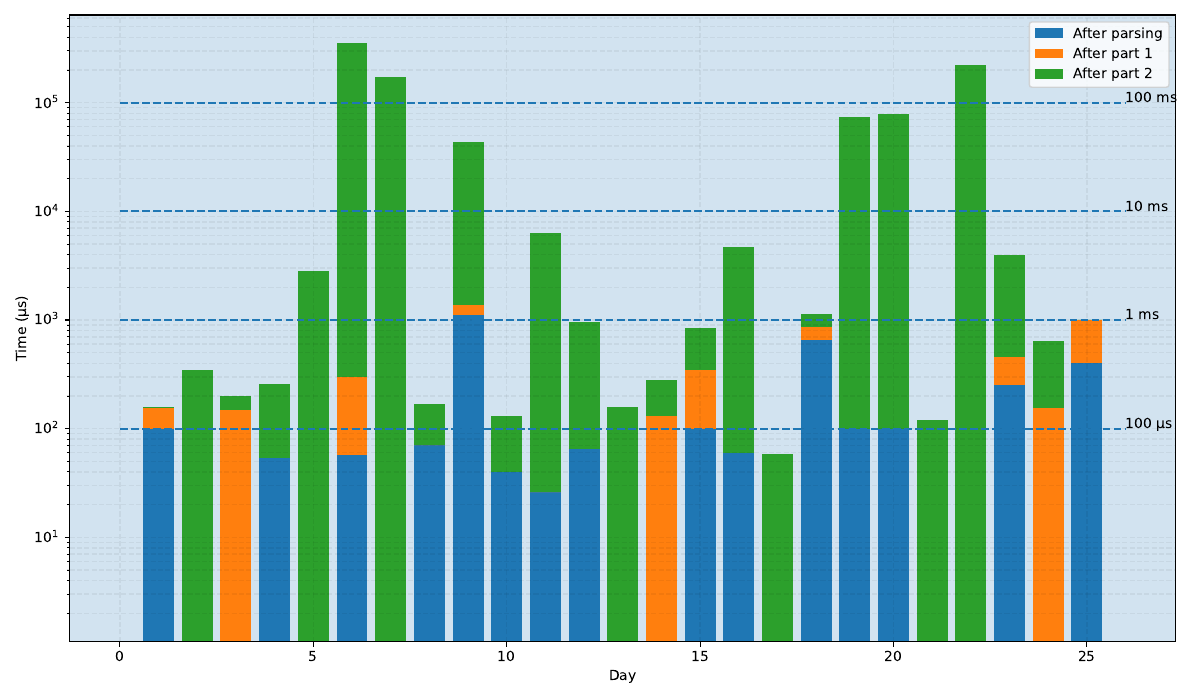

Here is the Python script that generated this plot:
#!/bin/python
import numpy as np
import matplotlib.pyplot as plt

# collected averaged times for each day:
times = [
    (100., 54., 5.),        # day 01
    (-1., -1., 350.),       # day 02
    (-1., 150., 50.),       # day 03
    (54., -1.,  203.),      # day 04
    (-1., -1., 2854.),      # day 05
    (57., 240., 350439.),   # day 06
    (-1., -1., 171213.),    # day 07
    (70., -1., 100.),       # day 08
    (1100., 280., 42500.),  # day 09
    (40., -1., 90.),        # day 10
    (26., -1., 6250.),      # day 11
    (65., -1., 900.),       # day 12
    (-1., -1., 157.),       # day 13
    (-1., 130., 150.),      # day 14
    (100., 250., 500.),     # day 15
    (60., -1., 4630.),      # day 16
    (-1., -1., 58.),        # day 17
    (650., 218., 269.),     # day 18
    (100., -1., 74450.),    # day 19
    (100., -1., 78000.),    # day 20
    (-1., -1., 120.),       # day 21
    (-1., -1., 220000.),    # day 22
    (250., 202., 3500.),    # day 23
    (-1., 155., 492.),      # day 24
    (400., 600., -1.)       # day 25
]

x = np.arange(1, 26)
y = []
yload = []
ypart1 = []
ypart2 = []
for i, t in enumerate(times):
    ty = 0.
    for j in range(0, 3):
        ty = ty + t[j] if t[j] >= 0. else 0.
    yload.append(t[0] if t[0] >= 0. else 0.)
    ypart1.append(t[1] if t[1] >= 0. else 0.)
    ypart2.append(t[2] if t[2] >= 0. else 0.)
    y.append(ty)

plt.figure(figsize=(12,7))
plt.bar(x, yload, label='After parsing')
plt.bar(x, ypart1, bottom=yload, label='After part 1')
plt.bar(x, ypart2, bottom=np.array(yload)+np.array(ypart1), label='After part 2')
plt.legend(frameon=True)
plt.grid(True, which="both", color='black', linestyle='--', linewidth=1, alpha=0.05)
ax= plt.gca()
ax.patch.set_alpha(0.2)
ax.patch.set_facecolor("tab:blue")
plt.xlabel(r'Day')
plt.ylabel(r'Time (µs)')
plt.yscale("log")
plt.hlines(1, x[0], x[-1])
vx= 26.
plt.hlines(100, 0, vx, ls='--')
plt.hlines(1000, 0, vx, ls='--')
plt.hlines(10000, 0, vx, ls='--')
plt.hlines(100000, 0, vx, ls='--')
plt.hlines(1000000, 0, vx, ls='--')
plt.text(vx, 100, '100 µs')
plt.text(vx, 1000, '1 ms')
plt.text(vx, 10000, '10 ms')
plt.text(vx, 100000, '100 ms')
plt.tight_layout()
plt.savefig("times.pdf")
plt.savefig("times.png", facecolor="white", dpi=300)
plt.show()

